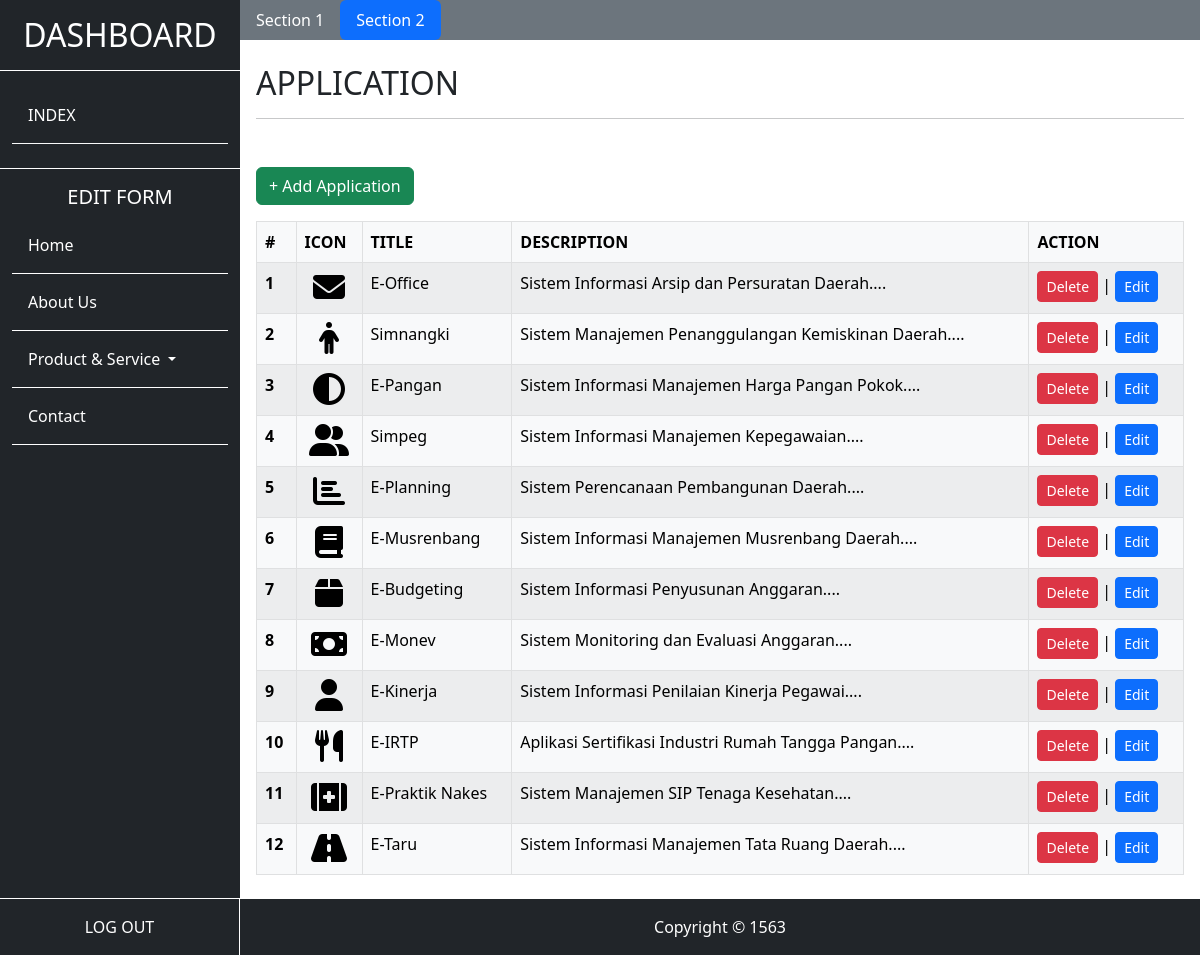
Page /company_profile/admin/product.php?p=section2 (signed in) on the committed database.
### tables this page shows
CREATE TABLE `ps_application` (
  `id` int(11) NOT NULL,
  `icon` text NOT NULL,
  `title` varchar(100) NOT NULL,
  `description` text NOT NULL,
  `category` varchar(100) NOT NULL
);

### company_profile/admin/product.php (the view, shortened to what this page needs)
<?php include("inc_header.php");
include '../inc/koneksi.php';
$no = 1;
$data = mysqli_query($koneksi, "SELECT * from h_hero WHERE category = 'product'");
$data2 = mysqli_query($koneksi, "SELECT * from ps_application WHERE category = 'product'");
?>
<main class="content mb-5">
    <ul class="nav nav-pills bg-secondary mb-2" id="myTab" role="tablist">
        <?php $p = @$_GET['p']; ?>
        <li class="nav-item" role="presentation">
            <a class="nav-link text-white <?php echo $p == '' || $p == 'section1' ? 'active' : ''; ?>" href="product.php?p=section1">Section 1</a>
        </li>
        <li class="nav-item" role="presentation">
            <a class="nav-link text-white <?php echo $p == 'section2' ? 'active' : ''; ?>" href="product.php?p=section2">Section 2</a>
        </li>
    </ul>
    <div class="tab-content" id="myTabContent">
        <?php if ($p == '' || $p == 'section1') {
            while ($d = mysqli_fetch_array($data)) {
        ?>
                <div class="container-fluid p-3 tab-pane fade show active">
                    <h2>HERO SECTION</h2>
                    <hr class="mb-5">
                    <form class="container" method="post" action="proses/h_hero.php">
                        <input hidden type="text" class="form-control" name="id" value="<?= $d['id']; ?>">
                        <input hidden type="text" class="form-control" name="kategori" value="<?= $d['category']; ?>">
                        <input hidden type="text" class="form-control" name="page" value="<?php
                                                                                            if (isset($_GET['p'])) {
                                                                                                echo '?p=' . $_GET['p'];
                                                                                            } else {
                                                                                                echo '';
                                                                                            }
                                                                                            ?>">
                        <div class="container mb-3">
                            <label for="ijudul" class="form-label">Title</label>
                            <input type="text" class="form-control" id="ijudul" name="judul" value="<?= $d['title']; ?>">
                        </div>
                        <div class="container mb-3">
                            <label for="idesc" class="form-label">Description</label>
                            <textarea class="form-control" id="idesc" rows="6" name="deskripsi"><?= $d['description']; ?></textarea>
                        </div>
                        <button type="submit" name="submit" class="btn btn-primary">Submit</button>
                    </form>
                </div>
            <?php } ?>
        <?php
        } elseif ($p == 'section2') { ?>
            <div class="container-fluid p-3 tab-pane fade show active">
                <h2>APPLICATION</h2>
                <hr class="mb-5">
                <button type="button" class="btn btn-success mb-3 inputApp" data-bs-toggle="modal" data-bs-target="#exampleModalDefault">
                    + Add Application
                </button>
                <table class="table table-striped table-light table-bordered">
                    <thead>
                        <tr>
                            <th>#</th>
                            <th>ICON</th>
                            <th>TITLE</th>
                            <th>DESCRIPTION</th>
                            <th>ACTION</th>
                        </tr>
                    </thead>
                    <tbody>
                        <?php while ($d2 = mysqli_fetch_array($data2)) { ?>
                            <tr>
                                <th><?= $no++ ?></th>
                                <td class="text-center"><i class="fas fa-2x fa-<?= $d2['icon']; ?>"></i></td>
                                <td><?= $d2['title']; ?></td>
                                <td><?= substr(strip_tags($d2['description']), 0, 70) . '...'; ?></td>
                                <td>
                                    <a id="hapusIni" href="proses/ps_application.php?id=<?= $d2['id']; ?>&h=<?= $d2['category'] ?>&p=<?= $_GET['p'] ?>" type="button" class="btn btn-sm btn-danger">
                                        Delete
                                    </a>
                                    |
                                    <button type="button" class="btn btn-sm btn-primary ubahApp" data-bs-toggle="modal" data-bs-target="#exampleModalDefault" data-id="<?= $d2['id'] ?>">
                                        Edit
                                    </button>
                                </td>
                            </tr>
                        <?php } ?>
                    </tbody>
                </table>
            </div>
        <?php } ?>
</main>
<?php include("inc_footer.php") ?>

### company_profile/css/admin-style.css (style rules this page uses)
.content { margin-left: 20vw; }

### rows in the picture
ps_application: title "E-Office", description "Sistem Informasi Arsip dan Persuratan Daerah."
ps_application: title "Simnangki", description "Sistem Manajemen Penanggulangan Kemiskinan Daerah."
ps_application: title "E-Pangan", description "Sistem Informasi Manajemen Harga Pangan Pokok."
ps_application: title "Simpeg", description "Sistem Informasi Manajemen Kepegawaian."
ps_application: title "E-Planning", description "Sistem Perencanaan Pembangunan Daerah."
ps_application: title "E-Musrenbang", description "Sistem Informasi Manajemen Musrenbang Daerah."
ps_application: title "E-Budgeting", description "Sistem Informasi Penyusunan Anggaran."
ps_application: title "E-Monev", description "Sistem Monitoring dan Evaluasi Anggaran."
ps_application: title "E-Kinerja", description "Sistem Informasi Penilaian Kinerja Pegawai."
ps_application: title "E-IRTP", description "Aplikasi Sertifikasi Industri Rumah Tangga Pangan."
ps_application: title "E-Praktik Nakes", description "Sistem Manajemen SIP Tenaga Kesehatan."
ps_application: title "E-Taru", description "Sistem Informasi Manajemen Tata Ruang Daerah."
